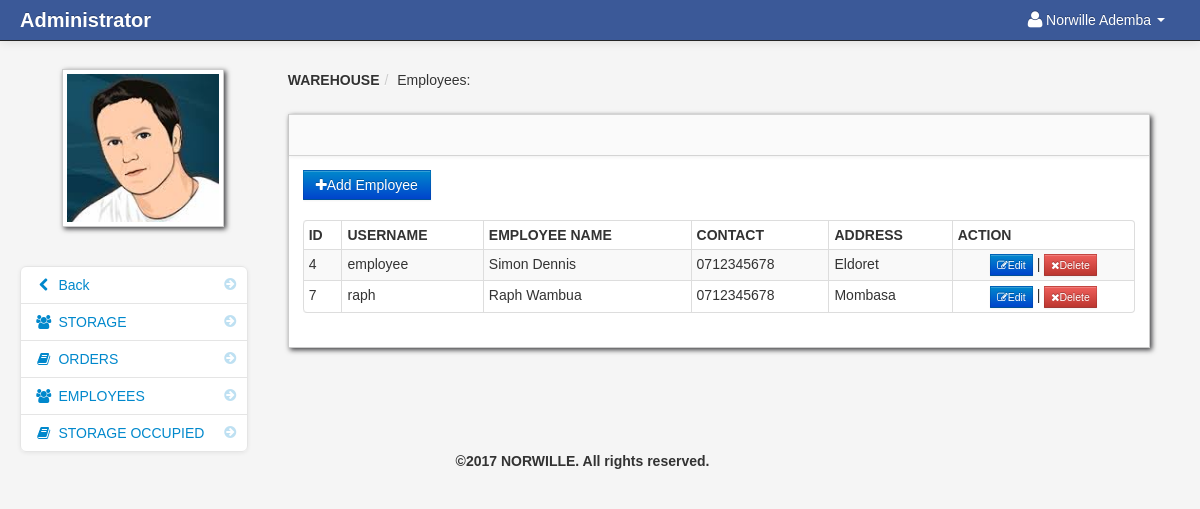
Page /administrator/employee.php (signed in) on the committed database.
### tables this page shows
CREATE TABLE IF NOT EXISTS `employees` (
  `user_id` int(11) NOT NULL AUTO_INCREMENT,
  `firstname` varchar(100) NOT NULL,
  `lastname` varchar(100) NOT NULL,
  `username` varchar(100) NOT NULL,
  `password` varchar(100) NOT NULL,
  `address` varchar(100) NOT NULL,
  `phone` varchar(100) NOT NULL,
  `image` varchar(255) NOT NULL,
  PRIMARY KEY (`user_id`)
);

### administrator/session.php (called while the page is built, shortened)
<?php
$session_id=$_SESSION['id'];
?>

### administrator/employee.php (the view, shortened to what this page needs)
<?php
 include('header_dashboard.php');
 include('admin/dbcon.php'); ?>
    <body>
		<?php include('navbar.php'); ?>
        <div class="container-fluid">
            <div class="row-fluid">
				<?php include('sidebar.php'); ?>
                <div class="span9" id="content">
                     <div class="row-fluid">
					     <ul class="breadcrumb">
								<li><a href="#"><b>WAREHOUSE</b></a><span class="divider">/</span></li>
								<li><a href="#">Employees: </a></li>
						</ul>
                        <div id="block_bg" class="block">
                            <div class="navbar navbar-inner block-header">
                            </div>
                            <div class="block-content collapse in">
                                <div class="span12">
  								<a class="btn  btn-primary" href="#AddEmployee.php"><i class="icon-plus icon-white"></i>Add Employee</a><br/><br/>
<table class="table table-hover table-striped table-condensed table-bordered">
    <thead class="" >
                <th>ID</th>
                <th> Username</th>
                <th>Employee Name</th>
                <th>Contact</th>
                <th>Address</th>
                <th>ACTION</th>
        </thead>
    <tbody>
  <?php
$query = mysql_query("SELECT * FROM employees ")or die(mysql_error());
 while($row = mysql_fetch_array($query)){
    echo '<tr>';
       echo '<td>'.$row['user_id'].'</td>';
        echo '<td>'.$row['username'].'</td>';
        echo '<td>'.$row['firstname']." ".$row['lastname'].'</td>';
        echo '<td>'.$row['phone'].'</td>';
        echo '<td>'.$row['address'].'</td>';
             echo '<td  style="text-align: center">
                <a href=EditEmployee.php?edit=1&id=' . $row['user_id'] . ' class="btn btn-primary btn-mini"><i class="icon-edit icon-white"></i>Edit</a> |
                <a href=?delete=1&id=' . $row['user_id'] . ' class="btn btn-danger btn-mini"><i class="icon-remove icon-white"></i>Delete</a>
             </td>';
    echo '</tr>';
}
?>
</tbody>
</table>
                            </div>
                        </div>
                    </div>
                </div>
            </div>
        </div>
        <?php include('footer.php'); ?>
		<?php include('script.php'); ?>
    </body>
</html>

### administrator/navbar.php (shortened to what this page needs)
<div class="navbar navbar-fixed-top navbar-inverse">
        <div class="navbar-inner">
            <div class="container-fluid">
                <a class="brand" href="dasboard.php"><b>Administrator</b> </a>
				<?php if(isset($_SESSION['id'])){ ?>
					<div class="nav-collapse collapse">
						<ul class="nav pull-right">
							<?php $query= mysql_query("select * from admin where user_id = '$session_id'")or die(mysql_error());
									$row = mysql_fetch_array($query);
							?>
							<li class="dropdown">
								<a href="#" role="button" class="dropdown-toggle" data-toggle="dropdown"> <i class="icon-user icon-large"></i><?php echo $row['firstname']." ".$row['lastname'];  ?> <i class="caret"></i></a>
							</li>
						</ul>
					</div>
					<?php } ?>
            </div>
        </div>
</div>

### administrator/sidebar.php
<div class="span3" id="sidebar">
	<?php $query= mysql_query("select * from admin where user_id = '$session_id'")or die(mysql_error());
									$row = mysql_fetch_array($query);
							?>
	<img id="avatar" src="admin/uploads/<?php $image=$row['image']; echo $image; ?>" class="img-polaroid">
		<ul class="nav nav-list bs-docs-sidenav nav-collapse collapse">
				<li class=""><a href="dasboard.php"><i class="icon-chevron-right"></i><i class="icon-chevron-left"></i>&nbsp;Back</a></li>
				<li class=""><a href="storage.php<?php echo '?id='.$get_id; ?>"><i class="icon-chevron-right"></i><i class="icon-group"></i>&nbsp;STORAGE</a></li>
				<li class=""><a href="orders.php<?php echo '?id='.$get_id; ?>"><i class="icon-chevron-right"></i><i class="icon-book"></i>&nbsp;ORDERS</a></li>
				<li class=""><a href="employee.php<?php echo '?id='.$get_id; ?>"><i class="icon-chevron-right"></i><i class="icon-group"></i>&nbsp;EMPLOYEES</a></li>
				<li class=""><a href="Storage_Summary.php<?php echo '?id='.$get_id; ?>"><i class="icon-chevron-right"></i><i class="icon-book"></i>&nbsp;STORAGE OCCUPIED</a></li>
		</ul>
</div>

### administrator/admin/assets/styles.css (style rules this page uses)
body { padding-top: 60px; padding-bottom: 40px; background-color: #f5f5f5; }
#content { margin-left:0px; }
.breadcrumb { margin: 0 0 0px; padding: 10px 0px; background-color: transparent; }
.block { background: url("../images/pixel-60fff.png") repeat scroll 0 0 rgba(0, 0, 0, 0) !important; border: 1px solid #ccc; background: white; margin: 1em 0em; border-top: none; -webkit-box-shadow: 2px 2px 5px rgba(0, 0, 6, 0.75); -moz-box-shadow: 2px 2px 5px rgba(0, 0, 6, 0.75); box-shadow: 2px 2px 5px rgba(0, 0, 6, 0.75); }
.block-content { margin: 1em; min-height: .25em; }
.block-header { margin-bottom: 0px; border-right: none; border-left: none; -webkit-border-radius: 0px; -moz-border-radius: 0px; border-radius: 0px; }
.bs-docs-sidenav { max-width: 228px; margin: 30px 0 0; padding: 0; background-color: #fff; -webkit-border-radius: 6px; -moz-border-radius: 6px; border-radius: 6px; -webkit-box-shadow: 0 1px 4px rgba(0,0,0,.065); -moz-box-shadow: 0 1px 4px rgba(0,0,0,.065); box-shadow: 0 1px 4px rgba(0,0,0,.065); }
.bs-docs-sidenav > li > a { display: block; width: 190px \9; margin: 0 0 -1px; padding: 8px 14px; border: 1px solid #e5e5e5; }
.bs-docs-sidenav > li:first-child > a { -webkit-border-radius: 6px 6px 0 0; -moz-border-radius: 6px 6px 0 0; border-radius: 6px 6px 0 0; }
.bs-docs-sidenav > li:last-child > a { -webkit-border-radius: 0 0 6px 6px; -moz-border-radius: 0 0 6px 6px; border-radius: 0 0 6px 6px; }
.bs-docs-sidenav .icon-chevron-right { float: right; margin-top: 2px; margin-right: -6px; opacity: .25; }

### rows in the picture
employees: user_id "4", username "employee", firstname "Simon", lastname "Dennis", phone "0712345678", address "Eldoret"
employees: user_id "7", username "raph", firstname "Raph", lastname "Wambua", phone "0712345678", address "Mombasa"

### other values in the picture
$row['firstname'] "Norwille"
$row['lastname'] "Ademba"
